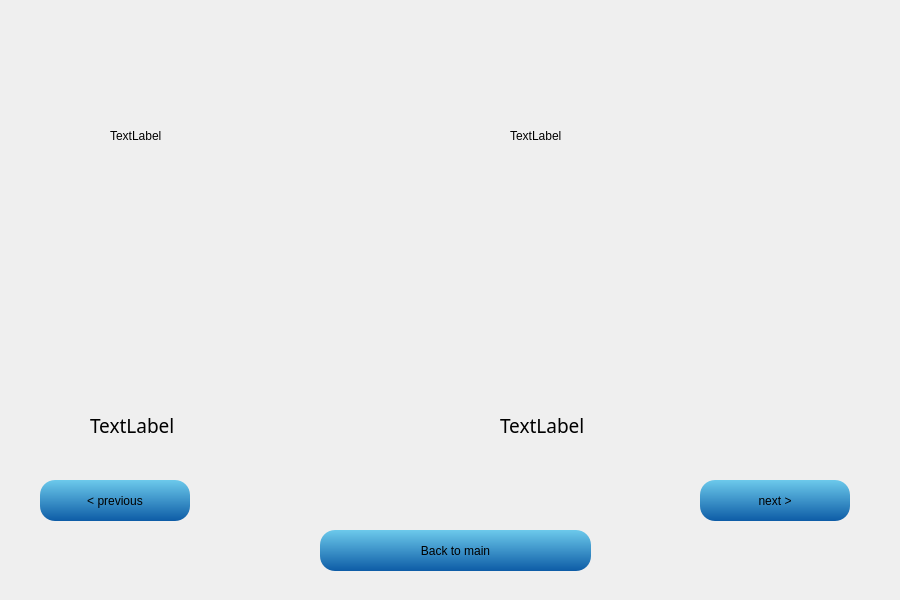
<?xml version="1.0" encoding="UTF-8"?>
<ui version="4.0">
 <class>rules</class>
 <widget class="QDialog" name="rules">
  <property name="geometry">
   <rect>
    <x>0</x>
    <y>0</y>
    <width>900</width>
    <height>600</height>
   </rect>
  </property>
  <property name="windowTitle">
   <string>Dialog</string>
  </property>
  <widget class="QToolButton" name="toolButton">
   <property name="geometry">
    <rect>
     <x>40</x>
     <y>480</y>
     <width>150</width>
     <height>41</height>
    </rect>
   </property>
   <property name="styleSheet">
    <string notr="true">border-color: #FFFF33;background-color: qlineargradient(x1: 0, y1: 0, x2: 0, y2: 1,stop: 0 #6CC9EB, stop: 1 #0d5ca6); 
font: 26pt &quot;HanziPen SC&quot;;
border-width: 5px;
border-radius: 15px;</string>
   </property>
   <property name="text">
    <string>&lt; previous</string>
   </property>
  </widget>
  <widget class="QLabel" name="label">
   <property name="geometry">
    <rect>
     <x>110</x>
     <y>70</y>
     <width>171</width>
     <height>131</height>
    </rect>
   </property>
   <property name="baseSize">
    <size>
     <width>300</width>
     <height>300</height>
    </size>
   </property>
   <property name="text">
    <string>TextLabel</string>
   </property>
  </widget>
  <widget class="QLabel" name="label_2">
   <property name="geometry">
    <rect>
     <x>510</x>
     <y>70</y>
     <width>171</width>
     <height>131</height>
    </rect>
   </property>
   <property name="text">
    <string>TextLabel</string>
   </property>
  </widget>
  <widget class="QToolButton" name="toolButton_2">
   <property name="geometry">
    <rect>
     <x>700</x>
     <y>480</y>
     <width>150</width>
     <height>41</height>
    </rect>
   </property>
   <property name="styleSheet">
    <string notr="true">border-color: #FFFF33;background-color: qlineargradient(x1: 0, y1: 0, x2: 0, y2: 1,stop: 0 #6CC9EB, stop: 1 #0d5ca6); 
font: 26pt &quot;HanziPen SC&quot;;
border-width: 5px;
border-radius: 15px;</string>
   </property>
   <property name="text">
    <string>next &gt;</string>
   </property>
  </widget>
  <widget class="QLabel" name="label_3">
   <property name="geometry">
    <rect>
     <x>90</x>
     <y>390</y>
     <width>340</width>
     <height>70</height>
    </rect>
   </property>
   <property name="font">
    <font>
     <family>HanziPen SC</family>
     <pointsize>14</pointsize>
     <weight>50</weight>
     <italic>false</italic>
     <bold>false</bold>
    </font>
   </property>
   <property name="styleSheet">
    <string notr="true">font: 14pt &quot;HanziPen SC&quot;;</string>
   </property>
   <property name="text">
    <string>TextLabel</string>
   </property>
  </widget>
  <widget class="QLabel" name="label_4">
   <property name="geometry">
    <rect>
     <x>500</x>
     <y>390</y>
     <width>340</width>
     <height>70</height>
    </rect>
   </property>
   <property name="font">
    <font>
     <family>HanziPen SC</family>
     <pointsize>14</pointsize>
     <weight>50</weight>
     <italic>false</italic>
     <bold>false</bold>
    </font>
   </property>
   <property name="styleSheet">
    <string notr="true">font: 14pt &quot;HanziPen SC&quot;;</string>
   </property>
   <property name="text">
    <string>TextLabel</string>
   </property>
  </widget>
  <widget class="QToolButton" name="toolButton_3">
   <property name="geometry">
    <rect>
     <x>320</x>
     <y>530</y>
     <width>271</width>
     <height>41</height>
    </rect>
   </property>
   <property name="styleSheet">
    <string notr="true">border-color: #FFFF33;background-color: qlineargradient(x1: 0, y1: 0, x2: 0, y2: 1,stop: 0 #6CC9EB, stop: 1 #0d5ca6); 
font: 26pt &quot;HanziPen SC&quot;;
border-width: 5px;
border-radius: 15px;</string>
   </property>
   <property name="text">
    <string>Back to main</string>
   </property>
  </widget>
 </widget>
 <resources/>
 <connections/>
</ui>
